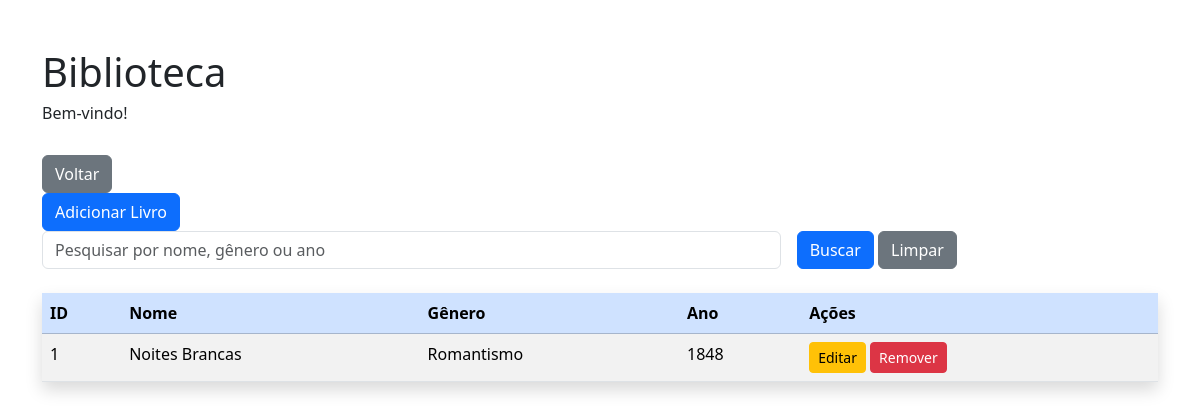
Page /lista/livros (signed in) on the earlier database version.
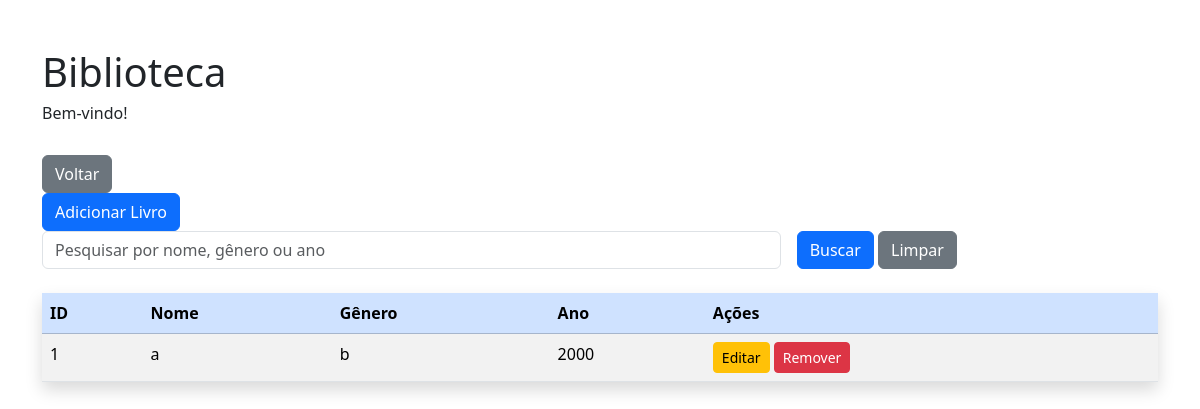
Same page on the later database version.
### tables this page shows
CREATE TABLE livros(
                id INTEGER PRIMARY KEY AUTOINCREMENT,
                nome TEXT NOT NULL,
                genero TEXT NOT NULL,
                ano INTEGER NOT NULL
            );

### api.py (the view)
@app.route('/lista/livros', methods=['GET'])
def lista_livros():
    if 'usuario' not in session:
        return redirect(url_for('login'))
    with sqlite3.connect(DATABASE) as conn:
        conn.row_factory = sqlite3.Row
        cursor = conn.cursor()
        livros = cursor.execute("SELECT * FROM  livros").fetchall()
        resultado = [dict(row) for row in livros]
        return render_template('index.html', resultados=resultado)

### templates/index.html (shortened to what this page needs)
<!DOCTYPE html>
<html lang="pt-br">
<head>
    <link href="https://cdn.jsdelivr.net/npm/bootstrap@5.3.8/dist/css/bootstrap.min.css"
        rel="stylesheet">
</head>
<body class="container mt-5">
    <h1>Biblioteca</h1>
    <h6>Bem-vindo!</h6>
        <a href="{{ url_for('pagina_inicial') }}"
           class="btn btn-secondary">
            Voltar
        </a>
        {% if session['perfil'] == 'admin' %}
            <div>
                <a href="{{ url_for('pagina_adicionar') }}" class="btn btn-primary">
                    Adicionar Livro
                </a>
            </div>
        {% endif %}
    <form action="{{ url_for('busca_livros') }}" method="GET" class="row g-3 mb-4">
        <div class="col-md-8">
            <input type="text"
                   name="busca"
                   class="form-control"
                   placeholder="Pesquisar por nome, gênero ou ano">
        </div>
        <div class="col-md-4">
            <button class="btn btn-primary" type="submit">
                Buscar
            </button>
            <a href="{{ url_for('lista_livros') }}" class="btn btn-secondary">
                Limpar
            </a>
        </div>
    </form>
    <table class="table table-striped mt-4 shadow">
        <thead class="table-primary">
            <tr>
                <th>ID</th>
                <th>Nome</th>
                <th>Gênero</th>
                <th>Ano</th>
                <th>Ações</th>
            </tr>
        </thead>
        <tbody>
            {% for item in resultados %}
            <tr>
                <td>{{ item.id }}</td>
                <td>{{ item.nome }}</td>
                <td>{{ item.genero }}</td>
                <td>{{ item.ano }}</td>
                <td>
                    {% if session['perfil'] == 'admin' %}
                        <a href="{{ url_for('pagina_editar', id=item.id) }}"
                           class="btn btn-warning btn-sm">
                            Editar
                        </a>
                        <form action="{{ url_for('deletar_livro', id=item.id) }}"
                              method="POST"
                              style="display:inline;">
                            <button class="btn btn-danger btn-sm"
                                    onclick="return confirm('Deseja remover este livro?')">
                                Remover
                            </button>
                        </form>
                    {% endif %}
                </td>
            </tr>
            {% endfor %}
        </tbody>
    </table>
</body>
</html>

Differences in the rows shown:
changed livros id 1: nome "Noites Brancas" → "a"; genero "Romantismo" → "b"; ano "1848" → "2000"
